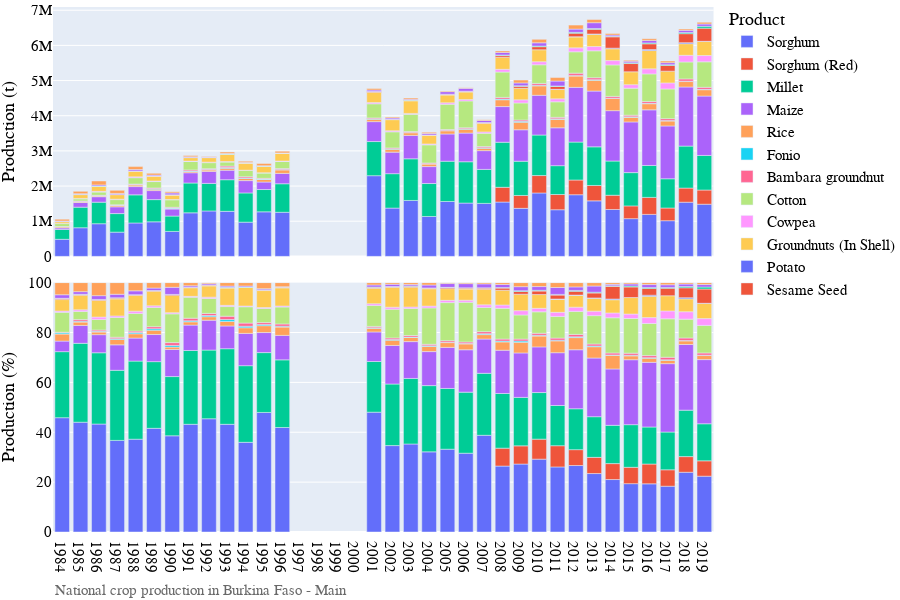
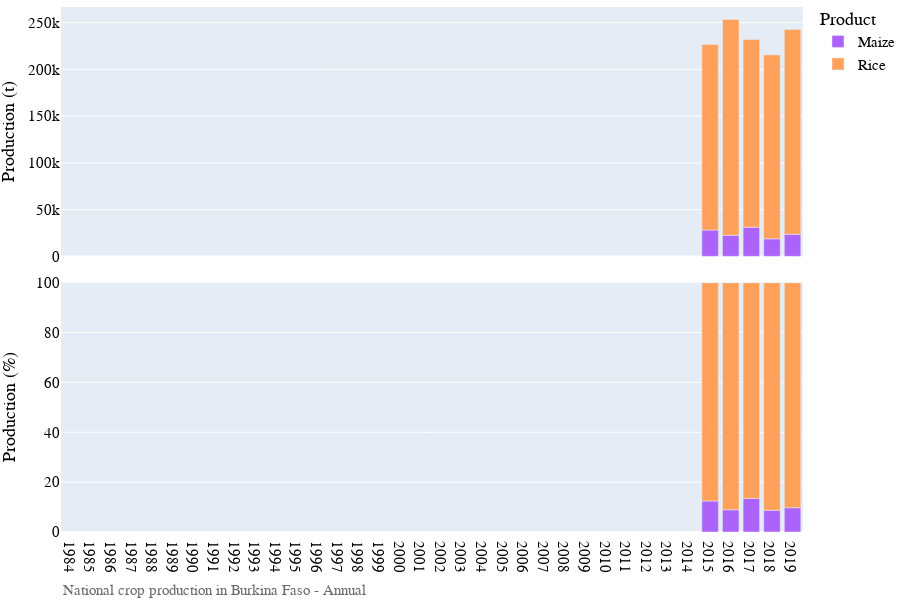

Notebook cell for these charts, in order:
### Markdown cell above
# Visualization of production data

### Code cell
# Bar chart of national crop production
country_iso, country_name = 'BF', 'Burkina Faso'
df = pd.read_csv('../data/crop/adm_crop_production_%s.csv' % country_iso, index_col=0)
df['year'] = df['harvest_year']
year = [df['year'].min(), df['year'].max()]
product_order = ['Sorghum','Sorghum (Red)','Millet','Maize','Rice','Fonio']
for season_name in ['Main','Annual']:
    footnote = 'National crop production in %s - %s' % (country_name, season_name)
    fn_save = '../figures/%s_bar_natgrainprod_%s.png' % (country_iso, season_name)
    sub = df[df['season_name'] == season_name]
    fig = PlotBarProduction(sub, year, product_order, footnote, fn_save)
    fig.show()

### Figure 1 — Plotly figure (JSON) as saved in the notebook; plotly's stock layout.template omitted (floating-point values rounded to 4 significant figures)
{"data": [{"alignmentgroup": "True", "hovertemplate": "product=Sorghum<br>season_name=Main<br>type=orig_unit<br>year=%{x}<br>value=%{y}<extra></extra>", "legendgroup": "Sorghum", "marker": {"color": "#636efa", "pattern": {"shape": ""}}, "name": "Sorghum", "offsetgroup": "Sorghum", "orientation": "v", "showlegend": true, "textposition": "auto", "type": "bar", "x": [1984, 1985, 1986, 1987, 1988, 1989, 1990, 1991, 1992, 1993, 1994, 1995, 1996, 2001, 2002, 2003, 2004, 2005, 2006, 2007, 2008, 2009, 2010, 2011, 2012, 2013, 2014, 2015, 2016, 2017, 2018, 2019], "xaxis": "x2", "y": [485266, 814411, 928460, 689538, 949954, 982294, 709300, 1238300, 1292100, 1281072, 972911, 1266756, 1253955, 2295000.0, 1373000.0, 1590000.0, 1134000.0, 1561000.0, 1516000.0, 1507000.0, 1545000.0, 1366000.0, 1803000.0, 1327000.0, 1753171, 1578874, 1333427, 1073000.0, 1194000.0, 1015000.0, 1541000.0, 1483000.0], "yaxis": "y2"}, {"alignmentgroup": "True", "hovertemplate": "product=Sorghum<br>season_name=Main<br>type=percent<br>year=%{x}<br>value=%{y}<extra></extra>", "legendgroup": "Sorghum", "marker": {"color": "#636efa", "pattern": {"shape": ""}}, "name": "Sorghum", "offsetgroup": "Sorghum", "orientation": "v", "showlegend": false, "textposition": "auto", "type": "bar", "x": [1984, 1985, 1986, 1987, 1988, 1989, 1990, 1991, 1992, 1993, 1994, 1995, 1996, 2001, 2002, 2003, 2004, 2005, 2006, 2007, 2008, 2009, 2010, 2011, 2012, 2013, 2014, 2015, 2016, 2017, 2018, 2019], "xaxis": "x", "y": [45.84, 44.03, 43.29, 36.74, 37.21, 41.57, 38.58, 43.19, 45.41, 43.18, 35.96, 47.93, 41.91, 48.05, 34.65, 35.29, 32.14, 33.2, 31.59, 38.78, 26.44, 27.25, 29.22, 26.09, 26.66, 23.44, 21.04, 19.39, 19.32, 18.36, 23.95, 22.38], "yaxis": "y"}, {"alignmentgroup": "True", "hovertemplate": "product=Sorghum (Red)<br>season_name=Main<br>type=orig_unit<br>year=%{x}<br>value=%{y}<extra></extra>", "legendgroup": "Sorghum (Red)", "marker": {"color": "#EF553B", "pattern": {"shape": ""}}, "name": "Sorghum (Red)", "offsetgroup": "Sorghum (Red)", "orientation": "v", "showlegend": true, "textposition": "auto", "type": "bar", "x": [2008, 2009, 2010, 2011, 2012, 2013, 2014, 2015, 2016, 2017, 2018, 2019], "xaxis": "x2", "y": [419921, 365917, 495200.0, 432970, 418646, 437512, 405227, 362500.0, 483400.0, 360700.0, 401000.0, 403800.0], "yaxis": "y2"}, {"alignmentgroup": "True", "hovertemplate": "product=Sorghum (Red)<br>season_name=Main<br>type=percent<br>year=%{x}<br>value=%{y}<extra></extra>", "legendgroup": "Sorghum (Red)", "marker": {"color": "#EF553B", "pattern": {"shape": ""}}, "name": "Sorghum (Red)", "offsetgroup": "Sorghum (Red)", "orientation": "v", "showlegend": false, "textposition": "auto", "type": "bar", "x": [2008, 2009, 2010, 2011, 2012, 2013, 2014, 2015, 2016, 2017, 2018, 2019], "xaxis": "x", "y": [7.186, 7.298, 8.024, 8.514, 6.366, 6.494, 6.393, 6.552, 7.932, 6.588, 6.282, 6.157], "yaxis": "y"}, {"alignmentgroup": "True", "hovertemplate": "product=Millet<br>season_name=Main<br>type=orig_unit<br>year=%{x}<br>value=%{y}<extra></extra>", "legendgroup": "Millet", "marker": {"color": "#00cc96", "pattern": {"shape": ""}}, "name": "Millet", "offsetgroup": "Millet", "orientation": "v", "showlegend": true, "textposition": "auto", "type": "bar", "x": [1984, 1985, 1986, 1987, 1988, 1989, 1990, 1991, 1992, 1993, 1994, 1995, 1996, 2001, 2002, 2003, 2004, 2005, 2006, 2007, 2008, 2009, 2010, 2011, 2012, 2013, 2014, 2015, 2016, 2017, 2018, 2019], "xaxis": "x2", "y": [280349, 585122, 612932, 527606, 799398, 631800, 436605, 848500, 783500, 899198, 831423, 634397, 811497, 970800.0, 978300.0, 1184288, 937630, 1146000.0, 1175041, 966021, 1281000.0, 973900.0, 1153000.0, 819800.0, 1078000.0, 1098632, 972539, 946200.0, 907500.0, 831500.0, 1194000.0, 983000.0], "yaxis": "y2"}, {"alignmentgroup": "True", "hovertemplate": "product=Millet<br>season_name=Main<br>type=percent<br>year=%{x}<br>value=%{y}<extra></extra>", "legendgroup": "Millet", "marker": {"color": "#00cc96", "pattern": {"shape": ""}}, "name": "Millet", "offsetgroup": "Millet", "orientation": "v", "showlegend": false, "textposition": "auto", "type": "bar", "x": [1984, 1985, 1986, 1987, 1988, 1989, 1990, 1991, 1992, 1993, 1994, 1995, 1996, 2001, 2002, 2003, 2004, 2005, 2006, 2007, 2008, 2009, 2010, 2011, 2012, 2013, 2014, 2015, 2016, 2017, 2018, 2019], "xaxis": "x", "y": [26.48, 31.63, 28.58, 28.11, 31.32, 26.74, 23.75, 29.59, 27.54, 30.31, 30.73, 24.0, 27.12, 20.33, 24.69, 26.28, 26.57, 24.37, 24.49, 24.86, 21.92, 19.42, 18.68, 16.12, 16.4, 16.31, 15.34, 17.1, 14.85, 15.13, 18.63, 14.86], "yaxis": "y"}, {"alignmentgroup": "True", "hovertemplate": "product=Maize<br>season_name=Main<br>type=orig_unit<br>year=%{x}<br>value=%{y}<extra></extra>", "legendgroup": "Maize", "marker": {"color": "#ab63fa", "pattern": {"shape": ""}}, "name": "Maize", "offsetgroup": "Maize", "orientation": "v", "showlegend": true, "textposition": "auto", "type": "bar", "x": [1984, 1985, 1986, 1987, 1988, 1989, 1990, 1991, 1992, 1993, 1994, 1995, 1996, 2001, 2002, 2003, 2004, 2005, 2006, 2007, 2008, 2009, 2010, 2011, 2012, 2013, 2014, 2015, 2016, 2017, 2018, 2019], "xaxis": "x2", "y": [44760, 132724, 155779, 191689, 235600.0, 256916, 199785, 291700, 341300, 270723, 350314, 212493, 293707, 566000.0, 613000.0, 665509, 481475, 774400.0, 815134, 533874, 1014000.0, 894500.0, 1130000.0, 1077000.0, 1556000.0, 1585420, 1433077, 1441000.0, 1582000.0, 1502000.0, 1682000.0, 1689000.0], "yaxis": "y2"}, {"alignmentgroup": "True", "hovertemplate": "product=Maize<br>season_name=Main<br>type=percent<br>year=%{x}<br>value=%{y}<extra></extra>", "legendgroup": "Maize", "marker": {"color": "#ab63fa", "pattern": {"shape": ""}}, "name": "Maize", "offsetgroup": "Maize", "orientation": "v", "showlegend": false, "textposition": "auto", "type": "bar", "x": [1984, 1985, 1986, 1987, 1988, 1989, 1990, 1991, 1992, 1993, 1994, 1995, 1996, 2001, 2002, 2003, 2004, 2005, 2006, 2007, 2008, 2009, 2010, 2011, 2012, 2013, 2014, 2015, 2016, 2017, 2018, 2019], "xaxis": "x", "y": [4.228, 7.175, 7.263, 10.21, 9.228, 10.87, 10.87, 10.17, 12.0, 9.126, 12.95, 8.04, 9.816, 11.85, 15.47, 14.77, 13.64, 16.47, 16.99, 13.74, 17.35, 17.84, 18.31, 21.17, 23.66, 23.53, 22.61, 26.05, 25.93, 27.43, 26.33, 25.73], "yaxis": "y"}, {"alignmentgroup": "True", "hovertemplate": "product=Rice<br>season_name=Main<br>type=orig_unit<br>year=%{x}<br>value=%{y}<extra></extra>", "legendgroup": "Rice", "marker": {"color": "#FFA15A", "pattern": {"shape": ""}}, "name": "Rice", "offsetgroup": "Rice", "orientation": "v", "showlegend": true, "textposition": "auto", "type": "bar", "x": [1984, 1985, 1986, 1987, 1988, 1989, 1990, 1991, 1992, 1993, 1994, 1995, 1996, 2001, 2002, 2003, 2004, 2005, 2006, 2007, 2008, 2009, 2010, 2011, 2012, 2013, 2014, 2015, 2016, 2017, 2018, 2019], "xaxis": "x2", "y": [29804, 24540.0, 22307, 40979, 43970.0, 41178, 17549, 37700, 39570, 53812, 61010, 72830.0, 99347, 69140.0, 84700.0, 75317, 72849, 90050.0, 112500.0, 69055, 194600.0, 213600.0, 268600.0, 240868, 320300.0, 305388, 347497, 131600.0, 174300.0, 141100.0, 154700.0, 180600.0], "yaxis": "y2"}, {"alignmentgroup": "True", "hovertemplate": "product=Rice<br>season_name=Main<br>type=percent<br>year=%{x}<br>value=%{y}<extra></extra>", "legendgroup": "Rice", "marker": {"color": "#FFA15A", "pattern": {"shape": ""}}, "name": "Rice", "offsetgroup": "Rice", "orientation": "v", "showlegend": false, "textposition": "auto", "type": "bar", "x": [1984, 1985, 1986, 1987, 1988, 1989, 1990, 1991, 1992, 1993, 1994, 1995, 1996, 2001, 2002, 2003, 2004, 2005, 2006, 2007, 2008, 2009, 2010, 2011, 2012, 2013, 2014, 2015, 2016, 2017, 2018, 2019], "xaxis": "x", "y": [2.815, 1.326, 1.04, 2.183, 1.722, 1.743, 0.9545, 1.315, 1.391, 1.814, 2.255, 2.756, 3.32, 1.448, 2.137, 1.671, 2.064, 1.915, 2.345, 1.777, 3.329, 4.26, 4.353, 4.737, 4.87, 4.533, 5.482, 1.543, 1.68, 1.361, 1.443, 1.626], "yaxis": "y"}, {"alignmentgroup": "True", "hovertemplate": "product=Fonio<br>season_name=Main<br>type=orig_unit<br>year=%{x}<br>value=%{y}<extra></extra>", "legendgroup": "Fonio", "marker": {"color": "#19d3f3", "pattern": {"shape": ""}}, "name": "Fonio", "offsetgroup": "Fonio", "orientation": "v", "showlegend": true, "textposition": "auto", "type": "bar", "x": [1984, 1985, 1986, 1987, 1988, 1989, 1990, 1991, 1992, 1993, 1994, 1995, 1996, 2001, 2002, 2003, 2004, 2005, 2006, 2007, 2008, 2009, 2010, 2011, 2012, 2013, 2014, 2015, 2016, 2017, 2018, 2019], "xaxis": "x2", "y": [5188, 7042, 6509, 5737, 13777, 13800, 12244, 12030.0, 13500, 22545, 16380.0, 11610, 10730.0, 12300.0, 8873, 6928.0, 8993, 7797.0, 9474, 14646, 19548, 26100, 18315, 14473, 20430, 19886, 8559, 13090.0, 10940.0, 10070.0, 11270.0, 10240.0], "yaxis": "y2"}, {"alignmentgroup": "True", "hovertemplate": "product=Fonio<br>season_name=Main<br>type=percent<br>year=%{x}<br>value=%{y}<extra></extra>", "legendgroup": "Fonio", "marker": {"color": "#19d3f3", "pattern": {"shape": ""}}, "name": "Fonio", "offsetgroup": "Fonio", "orientation": "v", "showlegend": false, "textposition": "auto", "type": "bar", "x": [1984, 1985, 1986, 1987, 1988, 1989, 1990, 1991, 1992, 1993, 1994, 1995, 1996, 2001, 2002, 2003, 2004, 2005, 2006, 2007, 2008, 2009, 2010, 2011, 2012, 2013, 2014, 2015, 2016, 2017, 2018, 2019], "xaxis": "x", "y": [0.4901, 0.3807, 0.3035, 0.3056, 0.5397, 0.5841, 0.666, 0.4195, 0.4745, 0.76, 0.6055, 0.4393, 0.3588, 0.2575, 0.2239, 0.1538, 0.2548, 0.1658, 0.1975, 0.3769, 0.3345, 0.5205, 0.2968, 0.2846, 0.3106, 0.2952, 0.135, 0.2366, 0.1795, 0.1839, 0.1766, 0.1561], "yaxis": "y"}, {"alignmentgroup": "True", "hovertemplate": "product=Bambara groundnut<br>season_name=Main<br>type=orig_unit<br>year=%{x}<br>value=%{y}<extra></extra>", "legendgroup": "Bambara groundnut", "marker": {"color": "#FF6692", "pattern": {"shape": ""}}, "name": "Bambara groundnut", "offsetgroup": "Bambara groundnut", "orientation": "v", "showlegend": true, "textposition": "auto", "type": "bar", "x": [1984, 1985, 1986, 1987, 1988, 1989, 1990, 1991, 1992, 1993, 1994, 1995, 1996, 2001, 2002, 2003, 2004, 2005, 2006, 2007, 2008, 2009, 2010, 2011, 2012, 2013, 2014, 2015, 2016, 2017, 2018, 2019], "xaxis": "x2", "y": [2498, 11731, 11037, 10482, 14000, 19360.0, 20723, 30030, 23950, 39520.0, 34070.0, 21040.0, 27220.0, 24510.0, 25840.0, 27970.0, 21100.0, 28770.0, 28090.0, 32000.0, 47400.0, 38280.0, 50500.0, 42310.0, 63640.0, 53700.0, 49700.0, 46880.0, 52050.0, 56130.0, 63390.0, 58440.0], "yaxis": "y2"}, {"alignmentgroup": "True", "hovertemplate": "product=Bambara groundnut<br>season_name=Main<br>type=percent<br>year=%{x}<br>value=%{y}<extra></extra>", "legendgroup": "Bambara groundnut", "marker": {"color": "#FF6692", "pattern": {"shape": ""}}, "name": "Bambara groundnut", "offsetgroup": "Bambara groundnut", "orientation": "v", "showlegend": false, "textposition": "auto", "type": "bar", "x": [1984, 1985, 1986, 1987, 1988, 1989, 1990, 1991, 1992, 1993, 1994, 1995, 1996, 2001, 2002, 2003, 2004, 2005, 2006, 2007, 2008, 2009, 2010, 2011, 2012, 2013, 2014, 2015, 2016, 2017, 2018, 2019], "xaxis": "x", "y": [0.236, 0.6342, 0.5146, 0.5584, 0.5484, 0.8195, 1.127, 1.047, 0.8417, 1.332, 1.259, 0.7962, 0.9096, 0.5132, 0.652, 0.6207, 0.5977, 0.6118, 0.5856, 0.8235, 0.8112, 0.7634, 0.8184, 0.8321, 0.9676, 0.7971, 0.784, 0.8471, 0.8506, 1.025, 0.9922, 0.891], "yaxis": "y"}, {"alignmentgroup": "True", "hovertemplate": "product=Cotton<br>season_name=Main<br>type=orig_unit<br>year=%{x}<br>value=%{y}<extra></extra>", "legendgroup": "Cotton", "marker": {"color": "#B6E880", "pattern": {"shape": ""}}, "name": "Cotton", "offsetgroup": "Cotton", "orientation": "v", "showlegend": true, "textposition": "auto", "type": "bar", "x": [1984, 1985, 1986, 1987, 1988, 1989, 1990, 1991, 1992, 1993, 1994, 1995, 1996, 2001, 2002, 2003, 2004, 2005, 2006, 2007, 2008, 2009, 2010, 2011, 2012, 2013, 2014, 2015, 2016, 2017, 2018, 2019], "xaxis": "x2", "y": [84743, 60435, 91531, 148625, 180912, 182052, 211995, 241703, 171500, 114694, 177126, 150324, 203422, 401900.0, 457635, 489124, 515367, 717500.0, 763857, 377366, 720700.0, 485000.0, 530400.0, 441100.0, 607000.0, 766221, 894982, 768900.0, 784800.0, 844300.0, 482200.0, 724200.0], "yaxis": "y2"}, {"alignmentgroup": "True", "hovertemplate": "product=Cotton<br>season_name=Main<br>type=percent<br>year=%{x}<br>value=%{y}<extra></extra>", "legendgroup": "Cotton", "marker": {"color": "#B6E880", "pattern": {"shape": ""}}, "name": "Cotton", "offsetgroup": "Cotton", "orientation": "v", "showlegend": false, "textposition": "auto", "type": "bar", "x": [1984, 1985, 1986, 1987, 1988, 1989, 1990, 1991, 1992, 1993, 1994, 1995, 1996, 2001, 2002, 2003, 2004, 2005, 2006, 2007, 2008, 2009, 2010, 2011, 2012, 2013, 2014, 2015, 2016, 2017, 2018, 2019], "xaxis": "x", "y": [8.005, 3.267, 4.268, 7.918, 7.087, 7.705, 11.53, 8.43, 6.027, 3.866, 6.548, 5.688, 6.798, 8.415, 11.55, 10.85, 14.6, 15.26, 15.92, 9.71, 12.33, 9.673, 8.594, 8.674, 9.229, 11.37, 14.12, 13.9, 12.88, 15.42, 7.554, 11.04], "yaxis": "y"}, {"alignmentgroup": "True", "hovertemplate": "product=Cowpea<br>season_name=Main<br>type=orig_unit<br>year=%{x}<br>value=%{y}<extra></extra>", "legendgroup": "Cowpea", "marker": {"color": "#FF97FF", "pattern": {"shape": ""}}, "name": "Cowpea", "offsetgroup": "Cowpea", "orientation": "v", "showlegend": true, "textposition": "auto", "type": "bar", "x": [1984, 1985, 1986, 1987, 1988, 1989, 1990, 1991, 1992, 1993, 1994, 1995, 1996, 2001, 2002, 2003, 2004, 2005, 2006, 2007, 2008, 2009, 2010, 2011, 2012, 2013, 2014, 2015, 2016, 2017, 2018, 2019], "xaxis": "x2", "y": [5391, 12120.0, 20280.0, 11920.0, 23350.0, 15850.0, 9074, 9300, 14380, 14500.0, 8490.0, 8873.0, 11880.0, 33130.0, 31140.0, 26300.0, 25740.0, 42530.0, 39470.0, 39690.0, 77850.0, 87200.0, 86590.0, 84260.0, 111700.0, 121400.0, 122900.0, 99380.0, 143800.0, 171900.0, 189700.0, 179200.0], "yaxis": "y2"}, {"alignmentgroup": "True", "hovertemplate": "product=Cowpea<br>season_name=Main<br>type=percent<br>year=%{x}<br>value=%{y}<extra></extra>", "legendgroup": "Cowpea", "marker": {"color": "#FF97FF", "pattern": {"shape": ""}}, "name": "Cowpea", "offsetgroup": "Cowpea", "orientation": "v", "showlegend": false, "textposition": "auto", "type": "bar", "x": [1984, 1985, 1986, 1987, 1988, 1989, 1990, 1991, 1992, 1993, 1994, 1995, 1996, 2001, 2002, 2003, 2004, 2005, 2006, 2007, 2008, 2009, 2010, 2011, 2012, 2013, 2014, 2015, 2016, 2017, 2018, 2019], "xaxis": "x", "y": [0.5093, 0.655, 0.9455, 0.6351, 0.9149, 0.6706, 0.4936, 0.3244, 0.5054, 0.4889, 0.3138, 0.3357, 0.3971, 0.6936, 0.7857, 0.5836, 0.7293, 0.9045, 0.8226, 1.021, 1.332, 1.739, 1.403, 1.657, 1.698, 1.801, 1.939, 1.796, 2.36, 3.139, 2.972, 2.732], "yaxis": "y"}, {"alignmentgroup": "True", "hovertemplate": "product=Groundnuts (In Shell)<br>season_name=Main<br>type=orig_unit<br>year=%{x}<br>value=%{y}<extra></extra>", "legendgroup": "Groundnuts (In Shell)", "marker": {"color": "#FECB52", "pattern": {"shape": ""}}, "name": "Groundnuts (In Shell)", "offsetgroup": "Groundnuts (In Shell)", "orientation": "v", "showlegend": true, "textposition": "auto", "type": "bar", "x": [1984, 1985, 1986, 1987, 1988, 1989, 1990, 1991, 1992, 1993, 1994, 1995, 1996, 2001, 2002, 2003, 2004, 2005, 2006, 2007, 2008, 2009, 2010, 2011, 2012, 2013, 2014, 2015, 2016, 2017, 2018, 2019], "xaxis": "x2", "y": [48673, 107908, 142872, 128223, 160894, 137976, 127035, 98800, 128100, 206322, 202976, 180532, 217534, 293900.0, 315500.0, 358121, 245310, 220525, 215449, 244921, 346300.0, 330600.0, 340166, 265300.0, 311300.0, 349684, 335225, 365900.0, 520200.0, 334700.0, 330400.0, 398100.0], "yaxis": "y2"}, {"alignmentgroup": "True", "hovertemplate": "product=Groundnuts (In Shell)<br>season_name=Main<br>type=percent<br>year=%{x}<br>value=%{y}<extra></extra>", "legendgroup": "Groundnuts (In Shell)", "marker": {"color": "#FECB52", "pattern": {"shape": ""}}, "name": "Groundnuts (In Shell)", "offsetgroup": "Groundnuts (In Shell)", "orientation": "v", "showlegend": false, "textposition": "auto", "type": "bar", "x": [1984, 1985, 1986, 1987, 1988, 1989, 1990, 1991, 1992, 1993, 1994, 1995, 1996, 2001, 2002, 2003, 2004, 2005, 2006, 2007, 2008, 2009, 2010, 2011, 2012, 2013, 2014, 2015, 2016, 2017, 2018, 2019], "xaxis": "x", "y": [4.598, 5.834, 6.662, 6.831, 6.303, 5.84, 6.91, 3.446, 4.502, 6.955, 7.503, 6.831, 7.27, 6.154, 7.961, 7.948, 6.95, 4.69, 4.49, 6.302, 5.926, 6.594, 5.512, 5.217, 4.733, 5.19, 5.289, 6.612, 8.522, 6.107, 5.167, 6.05], "yaxis": "y"}, {"alignmentgroup": "True", "hovertemplate": "product=Potato<br>season_name=Main<br>type=orig_unit<br>year=%{x}<br>value=%{y}<extra></extra>", "legendgroup": "Potato", "marker": {"color": "#636efa", "pattern": {"shape": ""}}, "name": "Potato", "offsetgroup": "Potato", "orientation": "v", "showlegend": true, "textposition": "auto", "type": "bar", "x": [2011, 2012, 2013, 2014, 2016, 2018, 2019], "xaxis": "x2", "y": [6300, 7675, 7775, 18500, 27555, 29400, 6164], "yaxis": "y2"}, {"alignmentgroup": "True", "hovertemplate": "product=Potato<br>season_name=Main<br>type=percent<br>year=%{x}<br>value=%{y}<extra></extra>", "legendgroup": "Potato", "marker": {"color": "#636efa", "pattern": {"shape": ""}}, "name": "Potato", "offsetgroup": "Potato", "orientation": "v", "showlegend": false, "textposition": "auto", "type": "bar", "x": [2011, 2012, 2013, 2014, 2016, 2018, 2019], "xaxis": "x", "y": [0.1239, 0.1167, 0.1154, 0.2919, 0.4522, 0.4606, 0.09399], "yaxis": "y"}, {"alignmentgroup": "True", "hovertemplate": "product=Sesame Seed<br>season_name=Main<br>type=orig_unit<br>year=%{x}<br>value=%{y}<extra></extra>", "legendgroup": "Sesame Seed", "marker": {"color": "#EF553B", "pattern": {"shape": ""}}, "name": "Sesame Seed", "offsetgroup": "Sesame Seed", "orientation": "v", "showlegend": true, "textposition": "auto", "type": "bar", "x": [1984, 1985, 1986, 1987, 1988, 1989, 1990, 1991, 1992, 1993, 1994, 1995, 1996, 2001, 2002, 2003, 2004, 2005, 2006, 2007, 2008, 2009, 2010, 2011, 2012, 2013, 2014, 2015, 2016, 2017, 2018, 2019], "xaxis": "x2", "y": [5443, 4903.0, 5762.0, 7437.0, 6877.0, 5569, 6976.0, 5800, 9400.0, 4647.0, 1676.0, 5783.0, 9797.0, 22710.0, 10860.0, 17150.0, 9824.0, 19750.0, 19560.0, 17200.0, 49900.0, 55380.0, 87620.0, 79950.0, 98823, 132700.0, 321837, 235100.0, 164200.0, 164000.0, 255200.0, 374700.0], "yaxis": "y2"}, {"alignmentgroup": "True", "hovertemplate": "product=Sesame Seed<br>season_name=Main<br>type=percent<br>year=%{x}<br>value=%{y}<extra></extra>", "legendgroup": "Sesame Seed", "marker": {"color": "#EF553B", "pattern": {"shape": ""}}, "name": "Sesame Seed", "offsetgroup": "Sesame Seed", "orientation": "v", "showlegend": false, "textposition": "auto", "type": "bar", "x": [1984, 1985, 1986, 1987, 1988, 1989, 1990, 1991, 1992, 1993, 1994, 1995, 1996, 2001, 2002, 2003, 2004, 2005, 2006, 2007, 2008, 2009, 2010, 2011, 2012, 2013, 2014, 2015, 2016, 2017, 2018, 2019], "xaxis": "x", "y": [0.5142, 0.2651, 0.2686, 0.3962, 0.2694, 0.2357, 0.3794, 0.2023, 0.3304, 0.1567, 0.06195, 0.2188, 0.3274, 0.4754, 0.2739, 0.3806, 0.2783, 0.42, 0.4077, 0.4426, 0.8538, 1.104, 1.42, 1.572, 1.503, 1.969, 5.078, 4.248, 2.69, 2.992, 3.978, 5.714], "yaxis": "y"}, {"alignmentgroup": "True", "hovertemplate": "product=Soybean<br>season_name=Main<br>type=orig_unit<br>year=%{x}<br>value=%{y}<extra></extra>", "legendgroup": "Soybean", "marker": {"color": "#00cc96", "pattern": {"shape": ""}}, "name": "Soybean", "offsetgroup": "Soybean", "orientation": "v", "showlegend": true, "textposition": "auto", "type": "bar", "x": [1984, 1985, 1986, 1987, 1988, 1989, 1990, 1991, 1992, 1993, 1994, 1995, 1996, 2001, 2002, 2003, 2004, 2005, 2006, 2007, 2008, 2009, 2010, 2011, 2012, 2013, 2014, 2015, 2016, 2017, 2018, 2019], "xaxis": "x2", "y": [2, 2400, 2753, 681, 1099, 855, 132, 500, 100, 3992, 1137, 2597.0, 943, 2060.0, 2282.0, 5683.0, 2271.0, 4782.0, 2997.0, 2922.0, 11598, 14750.0, 18030.0, 14630.0, 23320.0, 20980.0, 13380.0, 20020.0, 25580.0, 18500.0, 31310.0, 51710.0], "yaxis": "y2"}, {"alignmentgroup": "True", "hovertemplate": "product=Soybean<br>season_name=Main<br>type=percent<br>year=%{x}<br>value=%{y}<extra></extra>", "legendgroup": "Soybean", "marker": {"color": "#00cc96", "pattern": {"shape": ""}}, "name": "Soybean", "offsetgroup": "Soybean", "orientation": "v", "showlegend": false, "textposition": "auto", "type": "bar", "x": [1984, 1985, 1986, 1987, 1988, 1989, 1990, 1991, 1992, 1993, 1994, 1995, 1996, 2001, 2002, 2003, 2004, 2005, 2006, 2007, 2008, 2009, 2010, 2011, 2012, 2013, 2014, 2015, 2016, 2017, 2018, 2019], "xaxis": "x", "y": [0.0001889, 0.1297, 0.1284, 0.03628, 0.04305, 0.03619, 0.00718, 0.01744, 0.003515, 0.1346, 0.04203, 0.09828, 0.03152, 0.04314, 0.05757, 0.1261, 0.06433, 0.1017, 0.06246, 0.07519, 0.1985, 0.2942, 0.2922, 0.2878, 0.3546, 0.3114, 0.2112, 0.3618, 0.4197, 0.3379, 0.4906, 0.7884], "yaxis": "y"}, {"alignmentgroup": "True", "hovertemplate": "product=Sweet Potatoes<br>season_name=Main<br>type=orig_unit<br>year=%{x}<br>value=%{y}<extra></extra>", "legendgroup": "Sweet Potatoes", "marker": {"color": "#ab63fa", "pattern": {"shape": ""}}, "name": "Sweet Potatoes", "offsetgroup": "Sweet Potatoes", "orientation": "v", "showlegend": true, "textposition": "auto", "type": "bar", "x": [1984, 1985, 1986, 1987, 1988, 1989, 1990, 1991, 1992, 1993, 1994, 1995, 1996, 2001, 2002, 2003, 2004, 2005, 2006, 2007, 2008, 2009, 2010, 2011, 2012, 2013, 2014, 2015, 2016, 2017, 2018, 2019], "xaxis": "x2", "y": [15066, 19508, 32504, 26702, 38899, 23708, 52458, 16200, 15000, 14211, 11263, 11840.0, 2983, 40420.0, 36130.0, 23860.0, 40850.0, 71660.0, 81430.0, 61880.0, 73000.0, 81570.0, 92523, 139900.0, 92812, 167570, 37641, 47030.0, 70500.0, 58750.0, 64540.0, 66380.0], "yaxis": "y2"}, {"alignmentgroup": "True", "hovertemplate": "product=Sweet Potatoes<br>season_name=Main<br>type=percent<br>year=%{x}<br>value=%{y}<extra></extra>", "legendgroup": "Sweet Potatoes", "marker": {"color": "#ab63fa", "pattern": {"shape": ""}}, "name": "Sweet Potatoes", "offsetgroup": "Sweet Potatoes", "orientation": "v", "showlegend": false, "textposition": "auto", "type": "bar", "x": [1984, 1985, 1986, 1987, 1988, 1989, 1990, 1991, 1992, 1993, 1994, 1995, 1996, 2001, 2002, 2003, 2004, 2005, 2006, 2007, 2008, 2009, 2010, 2011, 2012, 2013, 2014, 2015, 2016, 2017, 2018, 2019], "xaxis": "x", "y": [1.423, 1.055, 1.516, 1.423, 1.524, 1.003, 2.853, 0.565, 0.5272, 0.4791, 0.4163, 0.448, 0.09969, 0.8462, 0.9116, 0.5295, 1.158, 1.524, 1.697, 1.592, 1.249, 1.627, 1.499, 2.752, 1.411, 2.487, 0.5939, 0.8499, 1.157, 1.073, 1.011, 1.012], "yaxis": "y"}, {"alignmentgroup": "True", "hovertemplate": "product=Yams<br>season_name=Main<br>type=orig_unit<br>year=%{x}<br>value=%{y}<extra></extra>", "legendgroup": "Yams", "marker": {"color": "#FFA15A", "pattern": {"shape": ""}}, "name": "Yams", "offsetgroup": "Yams", "orientation": "v", "showlegend": true, "textposition": "auto", "type": "bar", "x": [1984, 1985, 1986, 1987, 1988, 1989, 1990, 1991, 1992, 1993, 1994, 1995, 1996, 2001, 2002, 2003, 2004, 2005, 2006, 2007, 2008, 2009, 2010, 2011, 2012, 2013, 2014, 2015, 2016, 2017, 2018, 2019], "xaxis": "x2", "y": [51427, 66894, 112017, 87434, 83961, 51368, 34591, 36500, 12900, 41248, 36446, 63708, 49175, 44480.0, 25570.0, 35490.0, 33810.0, 17600.0, 19160.0, 19580.0, 43300.0, 80855, 97627, 99697, 113235, 91562, 43952, 28760.0, 47660.0, 46730.0, 35910.0, 50150.0], "yaxis": "y2"}, {"alignmentgroup": "True", "hovertemplate": "product=Yams<br>season_name=Main<br>type=percent<br>year=%{x}<br>value=%{y}<extra></extra>", "legendgroup": "Yams", "marker": {"color": "#FFA15A", "pattern": {"shape": ""}}, "name": "Yams", "offsetgroup": "Yams", "orientation": "v", "showlegend": false, "textposition": "auto", "type": "bar", "x": [1984, 1985, 1986, 1987, 1988, 1989, 1990, 1991, 1992, 1993, 1994, 1995, 1996, 2001, 2002, 2003, 2004, 2005, 2006, 2007, 2008, 2009, 2010, 2011, 2012, 2013, 2014, 2015, 2016, 2017, 2018, 2019], "xaxis": "x", "y": [4.858, 3.616, 5.223, 4.658, 3.289, 2.174, 1.882, 1.273, 0.4534, 1.39, 1.347, 2.411, 1.643, 0.9314, 0.6451, 0.7875, 0.958, 0.3743, 0.3993, 0.5039, 0.741, 1.613, 1.582, 1.96, 1.722, 1.359, 0.6934, 0.5198, 0.7821, 0.8536, 0.5626, 0.7647], "yaxis": "y"}], "layout": {"annotations": [{"showarrow": false, "text": "", "textangle": 90, "x": 0.98, "xanchor": "left", "xref": "paper", "y": 0.2375, "yanchor": "middle", "yref": "paper"}, {"showarrow": false, "text": "", "textangle": 90, "x": 0.98, "xanchor": "left", "xref": "paper", "y": 0.7625, "yanchor": "middle", "yref": "paper"}, {"align": "left", "font": {"color": "dimgrey", "family": "arial", "size": 15}, "showarrow": false, "text": "National crop production in Burkina Faso - Main", "x": 0, "xref": "paper", "y": -0.13, "yref": "paper"}], "barmode": "relative", "font": {"color": "black", "family": "arial", "size": 15}, "height": 600, "legend": {"title": {"text": "Product"}, "tracegroupgap": 0, "x": 1, "y": 1.01}, "margin": {"b": 0, "l": 0, "r": 0, "t": 0}, "width": 900, "xaxis": {"anchor": "y", "domain": [0, 0.98], "dtick": 1, "range": [1984.0, 2020.0], "title": {"text": ""}}, "xaxis2": {"anchor": "y2", "domain": [0, 0.98], "matches": "x", "showticklabels": false}, "yaxis": {"anchor": "x", "domain": [0, 0.475], "range": [0, 100], "title": {"text": "Production (%)"}}, "yaxis2": {"anchor": "x2", "domain": [0.525, 1], "title": {"text": "Production (t)"}}}}

### Figure 2 — Plotly figure (JSON) as saved in the notebook; plotly's stock layout.template omitted (floating-point values rounded to 4 significant figures)
{"data": [{"alignmentgroup": "True", "hovertemplate": "product=Maize<br>season_name=Annual<br>type=orig_unit<br>year=%{x}<br>value=%{y}<extra></extra>", "legendgroup": "Maize", "marker": {"color": "#ab63fa", "pattern": {"shape": ""}}, "name": "Maize", "offsetgroup": "Maize", "orientation": "v", "showlegend": true, "textposition": "auto", "type": "bar", "x": [2015, 2016, 2017, 2018, 2019], "xaxis": "x2", "y": [28150.0, 22560.0, 31260.0, 18732, 23580.0], "yaxis": "y2"}, {"alignmentgroup": "True", "hovertemplate": "product=Maize<br>season_name=Annual<br>type=percent<br>year=%{x}<br>value=%{y}<extra></extra>", "legendgroup": "Maize", "marker": {"color": "#ab63fa", "pattern": {"shape": ""}}, "name": "Maize", "offsetgroup": "Maize", "orientation": "v", "showlegend": false, "textposition": "auto", "type": "bar", "x": [2015, 2016, 2017, 2018, 2019], "xaxis": "x", "y": [12.42, 8.902, 13.48, 8.692, 9.722], "yaxis": "y"}, {"alignmentgroup": "True", "hovertemplate": "product=Rice<br>season_name=Annual<br>type=orig_unit<br>year=%{x}<br>value=%{y}<extra></extra>", "legendgroup": "Rice", "marker": {"color": "#FFA15A", "pattern": {"shape": ""}}, "name": "Rice", "offsetgroup": "Rice", "orientation": "v", "showlegend": true, "textposition": "auto", "type": "bar", "x": [2015, 2016, 2017, 2018, 2019], "xaxis": "x2", "y": [198400.0, 230800.0, 200700.0, 196800.0, 219000.0], "yaxis": "y2"}, {"alignmentgroup": "True", "hovertemplate": "product=Rice<br>season_name=Annual<br>type=percent<br>year=%{x}<br>value=%{y}<extra></extra>", "legendgroup": "Rice", "marker": {"color": "#FFA15A", "pattern": {"shape": ""}}, "name": "Rice", "offsetgroup": "Rice", "orientation": "v", "showlegend": false, "textposition": "auto", "type": "bar", "x": [2015, 2016, 2017, 2018, 2019], "xaxis": "x", "y": [87.58, 91.1, 86.52, 91.31, 90.28], "yaxis": "y"}], "layout": {"annotations": [{"showarrow": false, "text": "", "textangle": 90, "x": 0.98, "xanchor": "left", "xref": "paper", "y": 0.2375, "yanchor": "middle", "yref": "paper"}, {"showarrow": false, "text": "", "textangle": 90, "x": 0.98, "xanchor": "left", "xref": "paper", "y": 0.7625, "yanchor": "middle", "yref": "paper"}, {"align": "left", "font": {"color": "dimgrey", "family": "arial", "size": 15}, "showarrow": false, "text": "National crop production in Burkina Faso - Annual", "x": 0, "xref": "paper", "y": -0.13, "yref": "paper"}], "barmode": "relative", "font": {"color": "black", "family": "arial", "size": 15}, "height": 600, "legend": {"title": {"text": "Product"}, "tracegroupgap": 0, "x": 1, "y": 1.01}, "margin": {"b": 0, "l": 0, "r": 0, "t": 0}, "width": 900, "xaxis": {"anchor": "y", "domain": [0, 0.98], "dtick": 1, "range": [1984.0, 2020.0], "title": {"text": ""}}, "xaxis2": {"anchor": "y2", "domain": [0, 0.98], "matches": "x", "showticklabels": false}, "yaxis": {"anchor": "x", "domain": [0, 0.475], "range": [0, 100], "title": {"text": "Production (%)"}}, "yaxis2": {"anchor": "x2", "domain": [0.525, 1], "title": {"text": "Production (t)"}}}}
